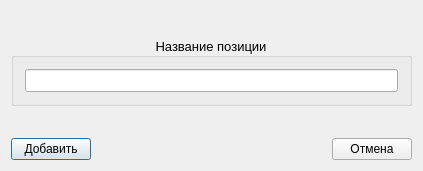
<?xml version="1.0" encoding="UTF-8"?>
<ui version="4.0">
 <class>PositionDialog</class>
 <widget class="QDialog" name="PositionDialog">
  <property name="geometry">
   <rect>
    <x>0</x>
    <y>0</y>
    <width>423</width>
    <height>171</height>
   </rect>
  </property>
  <property name="windowTitle">
   <string>PositionDialog</string>
  </property>
  <layout class="QVBoxLayout" name="verticalLayout">
   <item>
    <spacer name="verticalSpacer_2">
     <property name="orientation">
      <enum>Qt::Vertical</enum>
     </property>
     <property name="sizeHint" stdset="0">
      <size>
       <width>20</width>
       <height>40</height>
      </size>
     </property>
    </spacer>
   </item>
   <item>
    <widget class="QGroupBox" name="name_GBox">
     <property name="font">
      <font>
       <pointsize>10</pointsize>
      </font>
     </property>
     <property name="title">
      <string>Название позиции</string>
     </property>
     <property name="alignment">
      <set>Qt::AlignCenter</set>
     </property>
     <layout class="QHBoxLayout" name="horizontalLayout_2">
      <item>
       <widget class="QLineEdit" name="name_lineEdit"/>
      </item>
     </layout>
    </widget>
   </item>
   <item>
    <spacer name="verticalSpacer">
     <property name="orientation">
      <enum>Qt::Vertical</enum>
     </property>
     <property name="sizeHint" stdset="0">
      <size>
       <width>20</width>
       <height>40</height>
      </size>
     </property>
    </spacer>
   </item>
   <item>
    <layout class="QHBoxLayout" name="horizontalLayout">
     <item>
      <widget class="QPushButton" name="addOrSave_btn">
       <property name="text">
        <string>Добавить</string>
       </property>
      </widget>
     </item>
     <item>
      <spacer name="horizontalSpacer">
       <property name="orientation">
        <enum>Qt::Horizontal</enum>
       </property>
       <property name="sizeHint" stdset="0">
        <size>
         <width>40</width>
         <height>20</height>
        </size>
       </property>
      </spacer>
     </item>
     <item>
      <widget class="QPushButton" name="cancel_btn">
       <property name="text">
        <string>Отмена</string>
       </property>
      </widget>
     </item>
    </layout>
   </item>
  </layout>
 </widget>
 <layoutdefault spacing="6" margin="11"/>
 <resources/>
 <connections>
  <connection>
   <sender>cancel_btn</sender>
   <signal>clicked()</signal>
   <receiver>PositionDialog</receiver>
   <slot>reject()</slot>
   <hints>
    <hint type="sourcelabel">
     <x>404</x>
     <y>145</y>
    </hint>
    <hint type="destinationlabel">
     <x>305</x>
     <y>99</y>
    </hint>
   </hints>
  </connection>
  <connection>
   <sender>addOrSave_btn</sender>
   <signal>clicked()</signal>
   <receiver>PositionDialog</receiver>
   <slot>acceptSlot()</slot>
   <hints>
    <hint type="sourcelabel">
     <x>56</x>
     <y>143</y>
    </hint>
    <hint type="destinationlabel">
     <x>51</x>
     <y>96</y>
    </hint>
   </hints>
  </connection>
 </connections>
 <slots>
  <slot>acceptSlot()</slot>
 </slots>
</ui>
